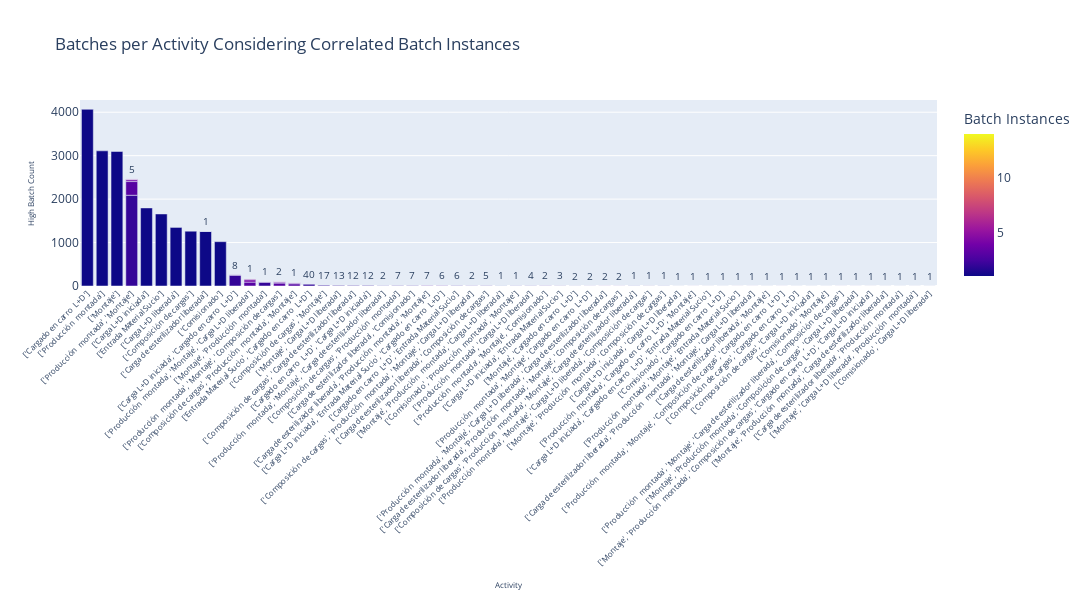

The code cell stored with this chart in its notebook:
### Code cell
cypher_batches_per_activity = """
    MATCH (n:HighLevelBatch)
    RETURN n.activity_name as activity, size(n.corr_batch_numbers) AS number_batches, count(n) AS batch_count
    ORDER BY batch_count DESC
"""

def batches_per_activity(uri, username, password, cypher_query):
    driver = GraphDatabase.driver(uri, auth=(username, password))
    with driver.session() as session:
        result = session.run(cypher_query)
        data = result.data()
    driver.close()
    return data

results_batches_per_activity = batches_per_activity(uri, username, password, cypher_batches_per_activity)

activities = [str(record['activity']) for record in results_batches_per_activity]
batch_counts = [record['batch_count'] for record in results_batches_per_activity]
batch_intstances = [record['number_batches'] for record in results_batches_per_activity]

df = pd.DataFrame({
    'Activity': activities,
    'Batch Count': batch_counts,
    'Batch Instances': batch_intstances
})

fig = px.bar(df, x='Activity', y='Batch Count', title='Batches per Activity Considering Correlated Batch Instances',
             labels={'Activity': 'Activity', 'Batch Count': 'High Batch Count'},
             color='Batch Instances',  
             text='Batch Count') 

fig.update_traces(texttemplate='%{text}', textposition='outside')
fig.update_layout(uniformtext_minsize=8, uniformtext_mode='hide', xaxis_tickangle=-45, 
                  xaxis_tickfont_size=8, xaxis_title_font_size=8, yaxis_title_font_size=8,
                  width=1200, height=600)

fig.show()

### Figure 1 — Plotly figure (JSON) as saved in the notebook; plotly's stock layout.template omitted (floating-point values rounded to 4 significant figures)
{"data": [{"alignmentgroup": "True", "hovertemplate": "Activity=%{x}<br>High Batch Count=%{text}<br>Batch Instances=%{marker.color}<extra></extra>", "legendgroup": "", "marker": {"color": [1, 1, 1, 2, 1, 1, 1, 1, 1, 1, 3, 2, 3, 2, 3, 4, 3, 4, 2, 4, 5, 4, 2, 3, 2, 5, 2, 2, 3, 5, 6, 3, 6, 2, 2, 3, 5, 3, 2, 6, 4, 2, 3, 4, 3, 2, 7, 3, 2, 5, 7, 2, 3, 8, 5, 4, 5, 4, 6, 7, 4, 5, 3, 6, 14, 2, 4, 9, 3, 2, 5, 8, 2, 7, 4, 11, 4, 2, 5, 4, 2, 2, 8, 5, 2, 4, 5, 4, 6, 4, 5, 3, 7, 2, 3, 4, 2], "coloraxis": "coloraxis", "pattern": {"shape": ""}}, "name": "", "offsetgroup": "", "orientation": "v", "showlegend": false, "text": [4067, 3111, 3096, 2089, 1797, 1658, 1348, 1261, 1255, 1020, 315, 248, 90, 85, 68, 54, 51, 42, 40, 24, 19, 19, 17, 15, 13, 13, 12, 12, 10, 8, 8, 8, 7, 7, 7, 7, 7, 6, 6, 5, 5, 5, 5, 4, 4, 4, 3, 3, 3, 2, 2, 2, 2, 2, 2, 2, 2, 2, 2, 2, 2, 2, 2, 1, 1, 1, 1, 1, 1, 1, 1, 1, 1, 1, 1, 1, 1, 1, 1, 1, 1, 1, 1, 1, 1, 1, 1, 1, 1, 1, 1, 1, 1, 1, 1, 1, 1], "textposition": "outside", "texttemplate": "%{text}", "type": "bar", "x": ["['Cargado en carro  L+D']", "['Producción  montada']", "['Montaje']", "['Producción  montada', 'Montaje']", "['Carga L+D iniciada']", "['Entrada Material Sucio']", "['Carga L+D liberada']", "['Composición de cargas']", "['Carga de esterilizador liberada']", "['Comisionado']", "['Producción  montada', 'Montaje']", "['Carga L+D iniciada', 'Cargado en carro  L+D']", "['Producción  montada', 'Montaje', 'Carga L+D liberada']", "['Montaje', 'Producción  montada']", "['Producción  montada', 'Montaje', 'Composición de cargas']", "['Producción  montada', 'Montaje', 'Carga L+D liberada']", "['Composición de cargas', 'Producción  montada', 'Montaje']", "['Producción  montada', 'Montaje']", "['Entrada Material Sucio', 'Cargado en carro  L+D']", "['Producción  montada', 'Montaje', 'Composición de cargas']", "['Producción  montada', 'Montaje', 'Carga L+D liberada']", "['Composición de cargas', 'Producción  montada', 'Montaje']", "['Composición de cargas', 'Montaje']", "['Montaje', 'Producción  montada']", "['Montaje', 'Carga L+D liberada']", "['Producción  montada', 'Montaje']", "['Composición de cargas', 'Carga de esterilizador liberada']", "['Cargado en carro  L+D', 'Carga L+D iniciada']", "['Producción  montada', 'Montaje', 'Carga de esterilizador liberada']", "['Composición de cargas', 'Producción  montada', 'Montaje']", "['Producción  montada', 'Montaje', 'Carga L+D liberada']", "['Carga L+D iniciada', 'Cargado en carro  L+D']", "['Composición de cargas', 'Producción  montada', 'Montaje']", "['Composición de cargas', 'Producción  montada']", "['Carga de esterilizador liberada', 'Comisionado']", "['Carga de esterilizador liberada', 'Producción  montada', 'Montaje']", "['Producción  montada', 'Montaje', 'Composición de cargas']", "['Carga L+D iniciada', 'Entrada Material Sucio', 'Cargado en carro  L+D']", "['Cargado en carro  L+D', 'Entrada Material Sucio']", "['Producción  montada', 'Montaje']", "['Composición de cargas', 'Producción  montada', 'Montaje', 'Carga L+D liberada']", "['Carga de esterilizador liberada', 'Composición de cargas']", "['Montaje', 'Producción  montada', 'Carga L+D liberada']", "['Montaje', 'Producción  montada']", "['Comisionado', 'Producción  montada', 'Montaje']", "['Producción  montada', 'Carga L+D liberada']", "['Producción  montada', 'Montaje', 'Carga L+D liberada']", "['Producción  montada', 'Montaje', 'Comisionado']", "['Carga L+D iniciada', 'Entrada Material Sucio']", "['Producción  montada', 'Montaje', 'Comisionado']", "['Producción  montada', 'Montaje', 'Composición de cargas']", "['Montaje', 'Cargado en carro  L+D']", "['Producción  montada', 'Montaje', 'Cargado en carro  L+D']", "['Producción  montada', 'Montaje', 'Carga L+D liberada']", "['Producción  montada', 'Montaje', 'Carga L+D liberada', 'Carga de esterilizador liberada']", "['Producción  montada', 'Montaje', 'Carga de esterilizador liberada']", "['Composición de cargas', 'Producción  montada', 'Montaje', 'Carga L+D liberada']", "['Carga de esterilizador liberada', 'Producción  montada', 'Montaje', 'Composición de cargas']", "['Composición de cargas', 'Producción  montada', 'Montaje', 'Carga de esterilizador liberada']", "['Producción  montada', 'Montaje', 'Carga L+D liberada', 'Composición de cargas']", "['Composición de cargas', 'Producción  montada', 'Montaje', 'Carga de esterilizador liberada']", "['Montaje', 'Producción  montada', 'Carga L+D liberada']", "['Montaje', 'Producción  montada', 'Composición de cargas']", "['Montaje', 'Producción  montada']", "['Producción  montada', 'Montaje', 'Carga L+D liberada']", "['Carga L+D iniciada', 'Carga L+D liberada']", "['Producción  montada', 'Cargado en carro  L+D', 'Montaje']", "['Producción  montada', 'Montaje', 'Carga L+D liberada']", "['Carga L+D iniciada', 'Cargado en carro  L+D', 'Entrada Material Sucio']", "['Comisionado', 'Cargado en carro  L+D']", "['Producción  montada', 'Montaje', 'Entrada Material Sucio']", "['Composición de cargas', 'Producción  montada', 'Montaje', 'Carga de esterilizador liberada']", "['Carga de esterilizador liberada']", "['Montaje', 'Producción  montada', 'Carga L+D liberada']", "['Carga de esterilizador liberada', 'Producción  montada', 'Montaje', 'Carga L+D liberada']", "['Producción  montada', 'Montaje', 'Carga L+D liberada']", "['Comisionado', 'Producción  montada', 'Montaje']", "['Carga de esterilizador liberada', 'Montaje']", "['Montaje', 'Producción  montada']", "['Producción  montada', 'Montaje', 'Composición de cargas', 'Cargado en carro  L+D']", "['Composición de cargas', 'Cargado en carro  L+D']", "['Composición de cargas', 'Carga L+D iniciada']", "['Composición de cargas', 'Producción  montada', 'Montaje']", "['Composición de cargas', 'Producción  montada', 'Montaje', 'Carga de esterilizador liberada']", "['Comisionado', 'Montaje']", "['Producción  montada', 'Montaje', 'Carga de esterilizador liberada', 'Composición de cargas']", "['Producción  montada', 'Montaje', 'Carga L+D liberada', 'Composición de cargas']", "['Montaje', 'Producción  montada', 'Composición de cargas', 'Carga L+D liberada']", "['Montaje', 'Producción  montada', 'Composición de cargas', 'Cargado en carro  L+D', 'Carga L+D iniciada']", "['Montaje', 'Producción  montada', 'Composición de cargas']", "['Montaje', 'Producción  montada', 'Composición de cargas']", "['Montaje', 'Producción  montada', 'Carga de esterilizador liberada']", "['Composición de cargas', 'Producción  montada', 'Montaje']", "['Carga de esterilizador liberada', 'Producción  montada']", "['Montaje', 'Carga L+D liberada', 'Producción  montada']", "['Montaje', 'Producción  montada', 'Carga L+D liberada']", "['Comisionado', 'Carga L+D liberada']"], "xaxis": "x", "y": [4067, 3111, 3096, 2089, 1797, 1658, 1348, 1261, 1255, 1020, 315, 248, 90, 85, 68, 54, 51, 42, 40, 24, 19, 19, 17, 15, 13, 13, 12, 12, 10, 8, 8, 8, 7, 7, 7, 7, 7, 6, 6, 5, 5, 5, 5, 4, 4, 4, 3, 3, 3, 2, 2, 2, 2, 2, 2, 2, 2, 2, 2, 2, 2, 2, 2, 1, 1, 1, 1, 1, 1, 1, 1, 1, 1, 1, 1, 1, 1, 1, 1, 1, 1, 1, 1, 1, 1, 1, 1, 1, 1, 1, 1, 1, 1, 1, 1, 1, 1], "yaxis": "y"}], "layout": {"barmode": "relative", "coloraxis": {"colorbar": {"title": {"text": "Batch Instances"}}, "colorscale": [[0, "#0d0887"], [0.1111, "#46039f"], [0.2222, "#7201a8"], [0.3333, "#9c179e"], [0.4444, "#bd3786"], [0.5556, "#d8576b"], [0.6667, "#ed7953"], [0.7778, "#fb9f3a"], [0.8889, "#fdca26"], [1, "#f0f921"]]}, "height": 600, "legend": {"tracegroupgap": 0}, "title": {"text": "Batches per Activity Considering Correlated Batch Instances"}, "uniformtext": {"minsize": 8, "mode": "hide"}, "width": 1200, "xaxis": {"anchor": "y", "domain": [0, 1], "tickangle": -45, "tickfont": {"size": 8}, "title": {"font": {"size": 8}, "text": "Activity"}}, "yaxis": {"anchor": "x", "domain": [0, 1], "title": {"font": {"size": 8}, "text": "High Batch Count"}}}}
